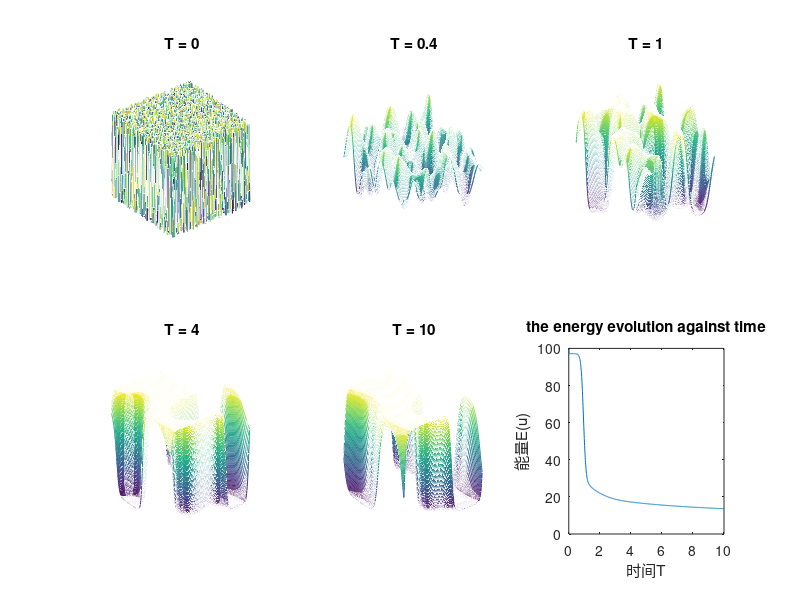

This figure's MATLAB source:

clc;
clear;
N = 255;
h = 2*pi/(N+1);
dt = 0.01;
T = 10;
tn = T/dt;
e = 0.1;
b = 2/e;
x = (0:(N+1))*h;
y = x';
uin = 0.05*(2*rand(N,N)-1);
aver = sum(sum(uin))/(N^2);
uin = uin - aver;
U = zeros(N,N,T/dt);
U(:,:,1) = uin;
[xx,yy] = meshgrid(x(2:end-1),y(2:end-1));
lam = (2*(cos(xx)+cos(yy)-2))./h^2;

x_i = linspace(0,2*pi,N+2);
x_i = x_i(2:end-1);
y_i = x_i;
[X,Y] = meshgrid(x_i,y_i);
energy = zeros(1,T/dt);

for i = 1:T/dt
    F_i = (1+dt*b+dt/e).*U(:,:,i) - (dt/e)*(U(:,:,i).^3);
    A = (1+dt*b)*ones(N)-dt*e*lam;
    U(:,:,i+1) = real(ifft2(fft2(F_i)./A));
    [dx,dy] = gradient(U(:,:,i),x_i,y_i);
    f = (1/(4*e))*(U(:,:,i).^2-1).^2+(e/2)*(dx.^2+dy.^2);
    energy(1,i)=trapz(y_i,trapz(x_i,f,2));


end
subplot(2,3,1);
mesh(xx,yy,uin)
axis off;
title("T = 0")

subplot(2,3,2)
mesh(xx,yy,U(:,:,41))
axis off
title("T = 0.4")

subplot(2,3,3)
mesh(xx,yy,U(:,:,101))
axis off
title("T = 1")

subplot(2,3,4)
mesh(xx,yy,U(:,:,401))
axis off
title("T = 4")

subplot(2,3,5)
mesh(xx,yy,U(:,:,1001))
axis off
title("T = 10")

subplot(2,3,6)
plot(dt:dt:T,energy)
xlabel("时间T")
ylabel("能量E(u)")
title("the energy evolution against time")